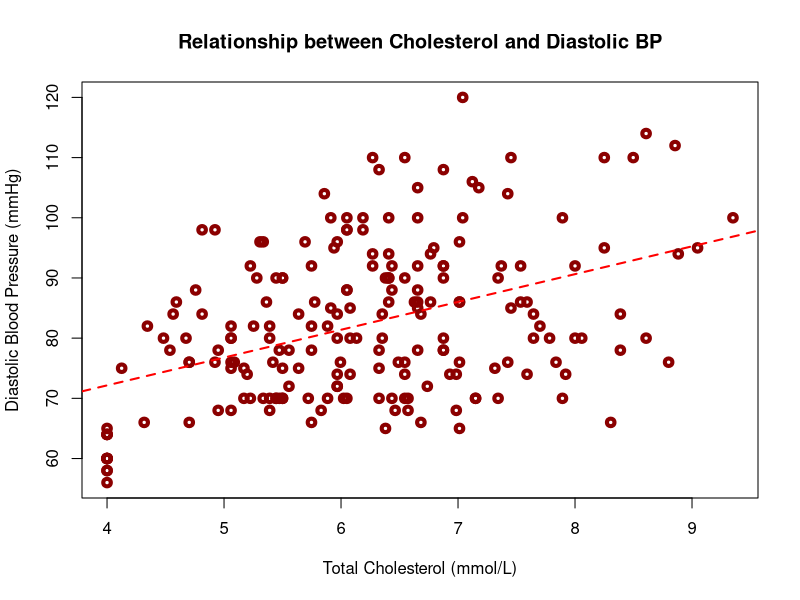
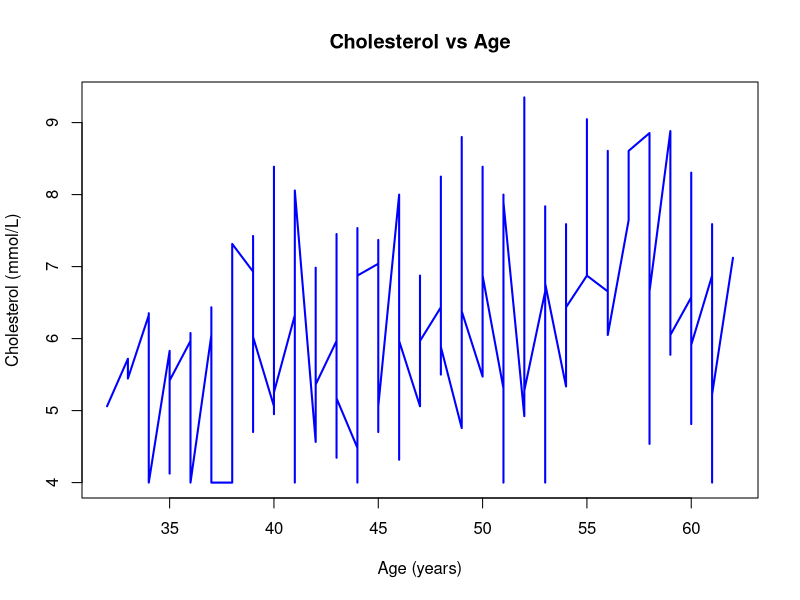
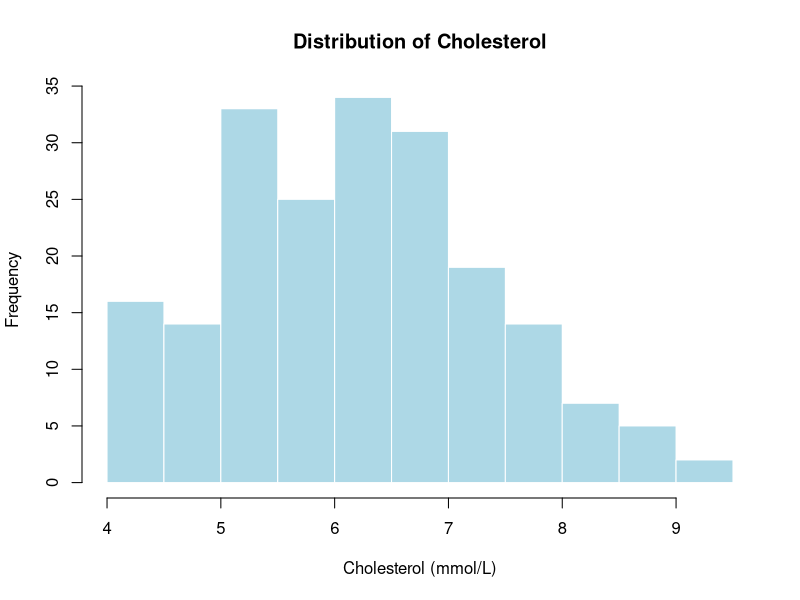
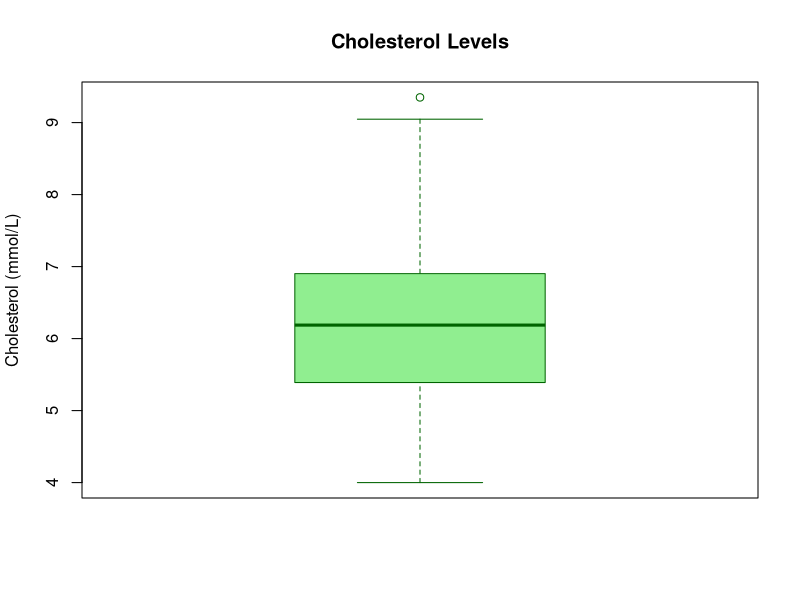
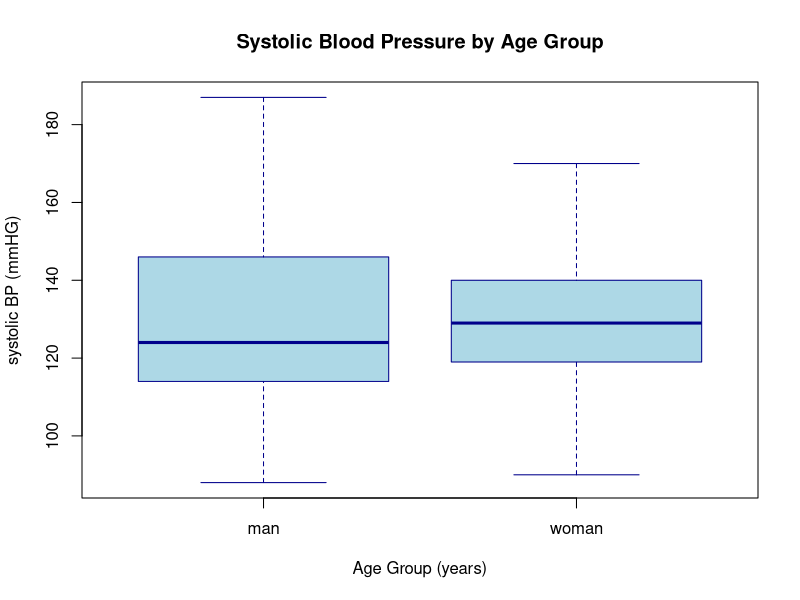

Recreate these plots in R, in order.
library(readxl)
coronary <- read_excel("Rtutorials/coronary.xlsx")
head(coronary)

plot(
  coronary$dbp ~ coronary$chol,
  type = "p",
  col = "darkred",
  lwd = 4,
  xlab = "Total Cholesterol (mmol/L)",
  ylab = "Diastolic Blood Pressure (mmHg)" , 
  main = "Relationship between Cholesterol and Diastolic BP",
  pch = 1
)

abline(lm(dbp ~ chol, data = coronary), col = 'red', lwd = 2, lty = 2)
spearman_result <- cor.test(
  coronary$chol,
  coronary$dbp,
  method = "spearman",
  exact = FALSE
)
spearman_result

shapiro.test(coronary$chol)

coronary <- coronary[order(coronary$age), ]
plot(coronary$age, coronary$chol,
     type = "l",
     col = "blue",
     lwd = 2,
     xlab = "Age (years)",
     ylab = "Cholesterol (mmol/L)",
     main = "Cholesterol vs Age")

hist(coronary$chol,
     main = "Distribution of Cholesterol",
     xlab = "Cholesterol (mmol/L)",
     col = "lightblue",
     border = "white",
     )


boxplot(coronary$chol,
        main = "Cholesterol Levels",
        ylab = "Cholesterol (mmol/L)",
        col = "lightgreen",
        border = 'darkgreen'
        )


boxplot(sbp ~ gender,
        data = coronary,
        main = "Systolic Blood Pressure by Age Group",
        xlab = "Age Group (years)",
        ylab = "systolic BP (mmHG)",
        col = "lightblue",
        border = "darkblue"
        )

anova_model <- aov(sbp ~ gender, data = coronary)
summary(anova_model)

shapiro.test(residuals(anova_model))


bartlett.test(sbp ~ gender, data = coronary)
